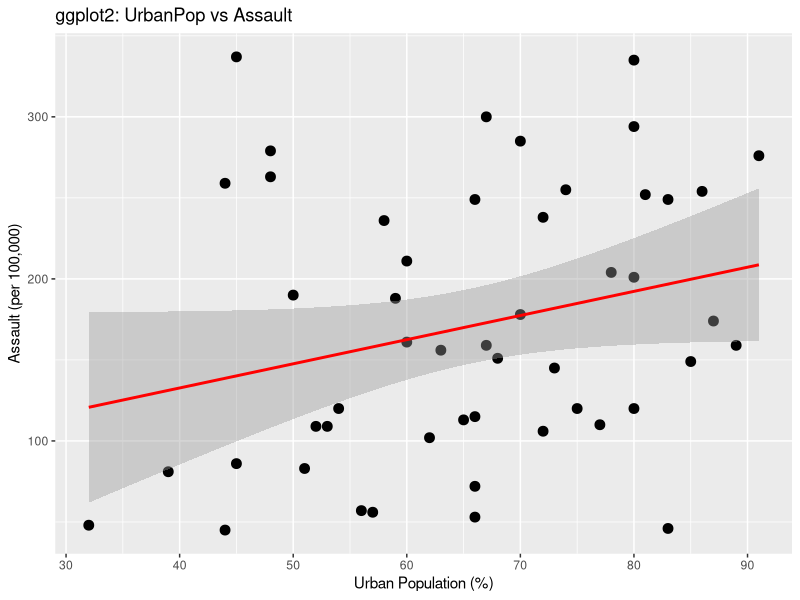
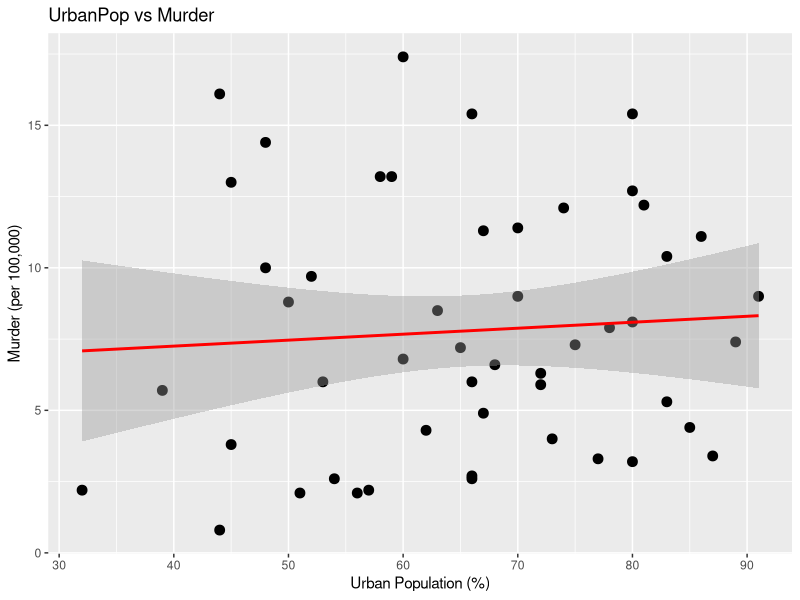
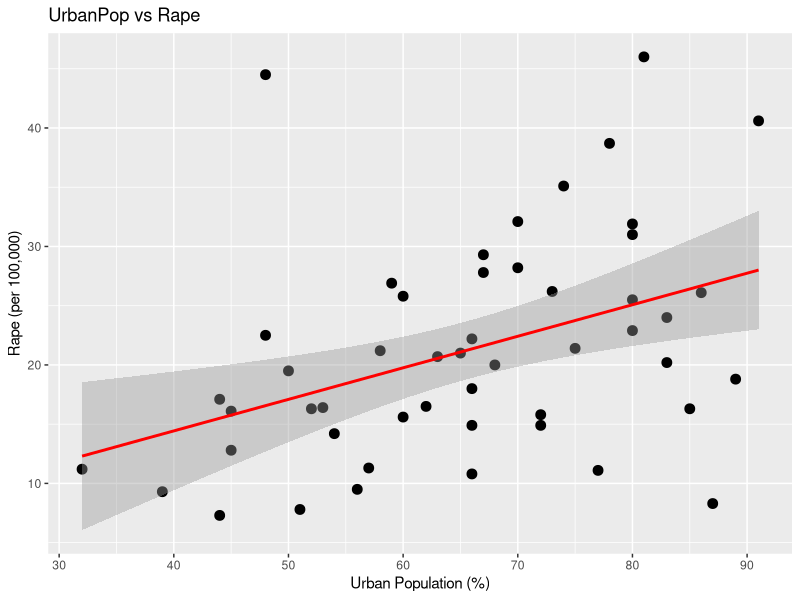

These figures' R source, in order:
## ---- chunk 1
library(datasets)
library(ggplot2)
library(tibble)
## ---- chunk 2
data("USArrests")
head(USArrests)
cat('This data set contains statistics, in arrests per 100,000 residents for assault, murder, and rape in each of the 50 US states in 1973. Also given is the percent of the population living in urban areas.')
## ---- chunk 3
arrests <- tibble::rownames_to_column(USArrests, var = "State")

ggplot(arrests, aes(x = UrbanPop, y = Assault)) +
  geom_point(size = 3) +
  geom_smooth(method = "lm",color = "red") +
  labs(title = "ggplot2: UrbanPop vs Assault",
       x = "Urban Population (%)", 
       y = "Assault (per 100,000)")

ggplot(arrests, aes(x = UrbanPop, y = Murder)) +
  geom_point(size = 3) +
  geom_smooth(method = "lm", color = "red") +
  labs(title = "UrbanPop vs Murder", 
       x = "Urban Population (%)",
       y = "Murder (per 100,000)")
ggplot(arrests, aes(x = UrbanPop, y = Rape)) +
  geom_point(size = 3) + 
  geom_smooth(method = "lm",color = "red") +
  labs(title = "UrbanPop vs Rape", 
       x = "Urban Population (%)",
       y = "Rape (per 100,000)")
